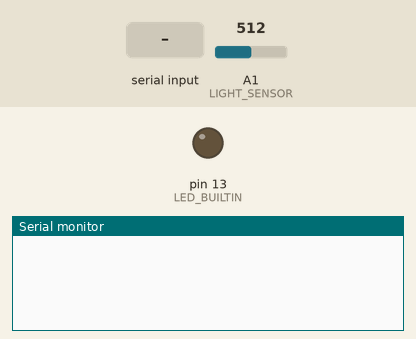
A sketch run on a simulated Arduino Uno, built with avr-gcc and run on an emulated ATmega328P. On the bench: output pins drawn as LEDs (lit = HIGH), the last lines printed to the serial monitor. Inputs (shaded band) come from the test bench; at power-on: A1 (LIGHT_SENSOR) = 512.

Above: at 1.2 s.
1.3 s: "1" received over Serial
At 1.7 s:
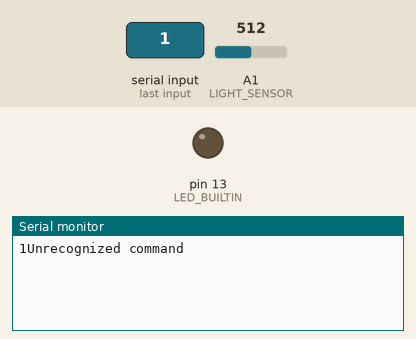
2.8 s: byte 83 (SYNC) received over Serial
At 3.06 s:
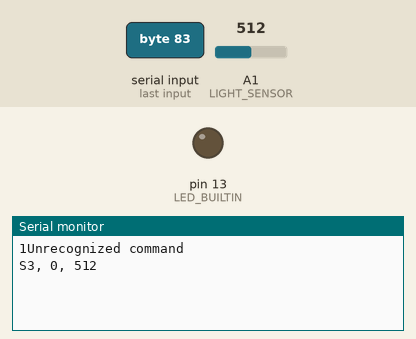
4.7 s: byte 82 (START) received over Serial
6.2 s: byte 84 (STOP) received over Serial
At 6.7 s:
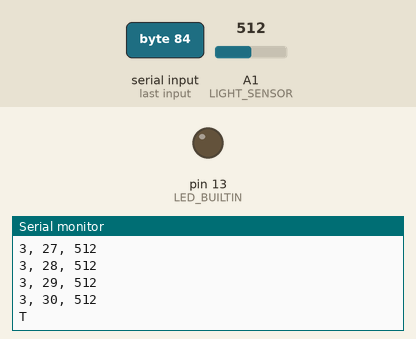
Timing chart, 0 to 8.7 s (numbered marks = the images above; inputs shaded):
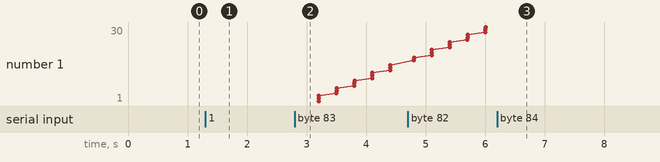

Measured:
- after the input at 1.3 s, the serial monitor: prints a new line at once (image 1)
- after the input at 2.8 s, the serial monitor: prints a new line at once (image 2)
- after the input at 6.2 s, the serial monitor: prints a new line at once (image 3)

The sketch:

6_xbee.ino
```cpp
// By Brad, Broc, Jack
#include <MsTimer2.h>

#define LIGHT_SENSOR A1
#define SAMPLE_RATE 100
#define SYNC 'S'
#define START 'R'
#define STOP 'T'
#define ID 3
#define BUFFER_SIZE 3

int counter = 0;
int buffer1Index = 0;
int buffer2Index = 0;
int buffer1[BUFFER_SIZE][2];
int buffer2[BUFFER_SIZE][2];
bool bufferSwitch = false;

void setup() {
  Serial.begin(57600);
  Serial.flush();
  pinMode(LIGHT_SENSOR, INPUT);
  pinMode(LED_BUILTIN, OUTPUT);

  // set the timer function
  MsTimer2::set(SAMPLE_RATE, lightSensor);
}
void fillBuffer(int b[BUFFER_SIZE][2], int &index){
    // store the sensor and counter
    b[index][1] = analogRead(LIGHT_SENSOR);
    b[index][0] = counter;
    index++;
}


void readBuffer(int b[BUFFER_SIZE][2], int &index){
  int i = 0;
  while(i < index){
    Serial.print(ID);
    Serial.print(", ");
    Serial.print(b[i][0]);
    Serial.print(", ");
    Serial.println(b[i][1]);
    i++;
  }
  index = 0;
}

void lightSensor(){
  // always fill buffer1 or buffer2 at the sampling rate
  if(bufferSwitch){
    fillBuffer(buffer1, buffer1Index);
  } else {
    fillBuffer(buffer2, buffer2Index);
  }
  // print the filled buffer
  if (counter % 3 == 0){
    if(bufferSwitch){
      readBuffer(buffer1, buffer1Index);
    } else {
      readBuffer(buffer2, buffer2Index);
    }
    bufferSwitch = !bufferSwitch;
  }
  counter++;
}

void loop() {

  if (Serial.available() > 0){
    char cmd = Serial.read();
    Serial.print(cmd);

    // switch on the recieved cmd
    switch(cmd){
     case SYNC: // reset the counter
       MsTimer2::stop();
       counter = 0;
       MsTimer2::start();
       break;
     case START: // start the timer
       MsTimer2::start();
       break;
     case STOP: // stop the timer
       MsTimer2::stop();
       break;
     default:
       Serial.println("Unrecognized command");
    }
  }
}
```
